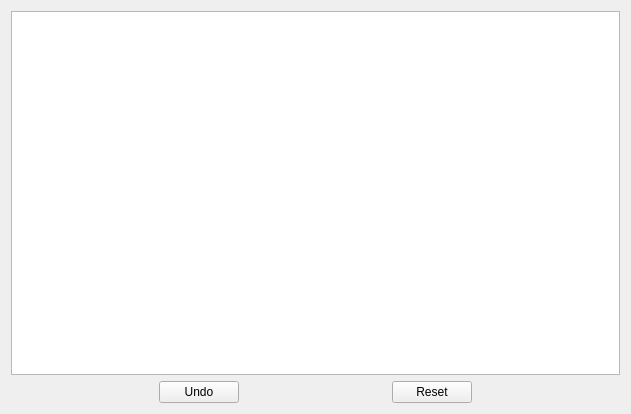
<?xml version="1.0" encoding="UTF-8"?>
<ui version="4.0">
 <class>Form</class>
 <widget class="QWidget" name="Form">
  <property name="geometry">
   <rect>
    <x>0</x>
    <y>0</y>
    <width>631</width>
    <height>414</height>
   </rect>
  </property>
  <property name="windowTitle">
   <string>Form</string>
  </property>
  <layout class="QVBoxLayout" name="verticalLayout">
   <item>
    <widget class="QGraphicsView" name="gview"/>
   </item>
   <item>
    <layout class="QHBoxLayout" name="horizontalLayout">
     <item>
      <spacer name="horizontalSpacer_2">
       <property name="orientation">
        <enum>Qt::Horizontal</enum>
       </property>
       <property name="sizeHint" stdset="0">
        <size>
         <width>40</width>
         <height>20</height>
        </size>
       </property>
      </spacer>
     </item>
     <item>
      <widget class="QPushButton" name="btn_undo">
       <property name="text">
        <string>Undo</string>
       </property>
      </widget>
     </item>
     <item>
      <spacer name="horizontalSpacer">
       <property name="orientation">
        <enum>Qt::Horizontal</enum>
       </property>
       <property name="sizeHint" stdset="0">
        <size>
         <width>40</width>
         <height>20</height>
        </size>
       </property>
      </spacer>
     </item>
     <item>
      <widget class="QPushButton" name="btn_reset">
       <property name="text">
        <string>Reset</string>
       </property>
      </widget>
     </item>
     <item>
      <spacer name="horizontalSpacer_3">
       <property name="orientation">
        <enum>Qt::Horizontal</enum>
       </property>
       <property name="sizeHint" stdset="0">
        <size>
         <width>40</width>
         <height>20</height>
        </size>
       </property>
      </spacer>
     </item>
    </layout>
   </item>
  </layout>
 </widget>
 <resources/>
 <connections/>
</ui>
